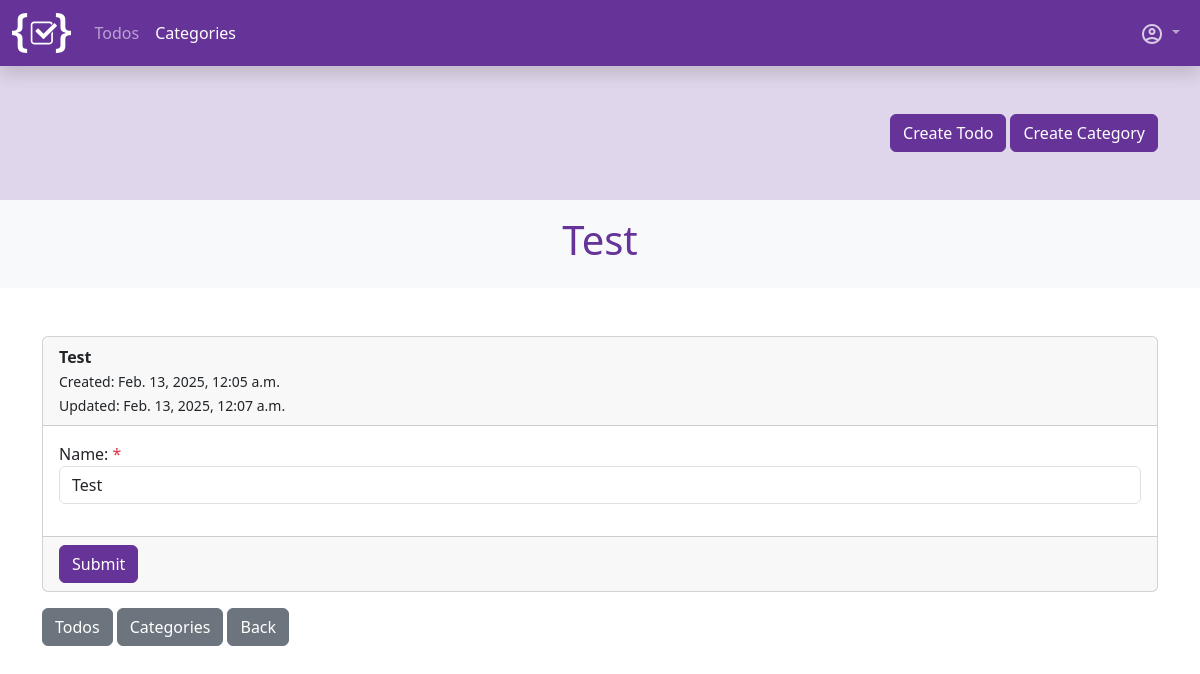
The app's page /app-todos/category/update/12/ (signed in) with its own data.
### todo_app/models.py (models this page shows, shortened)
class Category(models.Model):
    user = models.ForeignKey(User, on_delete=models.CASCADE, verbose_name=_("User"))
    name = models.CharField(max_length=150, verbose_name=_("Name"))
    created = models.DateTimeField(auto_now_add=True, verbose_name=_("Created"))
    updated = models.DateTimeField(auto_now=True, verbose_name=_("Updated"))
    class Meta:
        ordering = [
            "-updated"
        ]
        verbose_name = _("Category")
        verbose_name_plural = _("Categories")

### todo_app/views.py (the view, shortened to what this page needs)
# urls.py: path("category/update/<int:pk>/", views.CategoryUpdateView.as_view(), name="category_update"),
class CategoryUpdateView(LoginRequiredMixin, UpdateView):
    model = Category
    form_class = CategoryForm
    success_url = reverse_lazy("todo_app:category_index")
    login_url = reverse_lazy("sevo_user:sign_in")
    def get_initial(self):
        initial = super().get_initial()
        initial.update({
            "user": self.request.user
        })
        return initial
    def get_context_data(self, **kwargs):
        ctx = super().get_context_data(**kwargs)
        ctx.update({
            "title": self.get_object().name,
            "meta_data": True
        })
        return ctx

### todo_app/forms.py
class CategoryForm(forms.ModelForm):
    class Meta:
        model = Category
        fields = "__all__"
        exclude = [
            "user"
        ]
        widgets = {
            "name": forms.TextInput(attrs={"class": "form-control"})
        }

### todo_app/templatetags/todo_tags.py (called while the page is built)
@register.simple_tag
def active_site(path, name):
    print(path)
    path_splitted = path.split("/")
    print(path_splitted)
    path_compare = path_splitted[2]
    if name in path_compare:
        return "active"

### todo_app/templates/todo_app/category_form.html (shortened to what this page needs)
{% extends "base.html" %}
{% load i18n %}
{% block header %}
    {% include "./partials/_heading.html" with title=title %}
{% endblock %}
{% block content %}
    <form  method="post">
        <div class="card">
            <div class="card-header">
                <strong>
                    {{ title }}
                </strong>
                {% if meta_data %}
                    <div class="meta-data">
                        <small>
                            {% trans "Created" %}: <time datetime="{{ category.created }}">{{ category.created }}</time>
                        </small>
                        <br>
                        <small>
                            {% trans "Updated" %}: <time datetime="{{ category.updated }}">{{ category.updated }}</time>
                        </small>
                    </div>
                {% endif %}
            </div>
            <div class="card-body">
                {% for field in form %}
                    <div class="mb-3">
                        {{ field.label_tag }}
                        {% if field.field.required %}
                            <span class="text-danger">*</span>
                        {% endif %}
                        {{ field }}
                    </div>
                {% endfor %}
            </div>
            <div class="card-footer">
                <button class="btn btn-primary">{% trans "Submit" %}</button>
            </div>
        </div>
    </form>
    <div class="mt-3">
        {% include "./partials/_back-link-meta.html" %}
    </div>
{% endblock %}

### todo_app/templates/todo_app/partials/_heading.html
<div class="bg-light py-3">
    <div class="container d-flex justify-content-center">
        <h1 class="text-primary">{{ title }}</h1>
    </div>
</div>

### records on screen
Category: name "Test", created "Feb. 13, 2025, 12:05 a.m.", updated "Feb. 13, 2025, 12:07 a.m.", form "Test"

### other values on screen
{{ field.label_tag }} "Name:"
